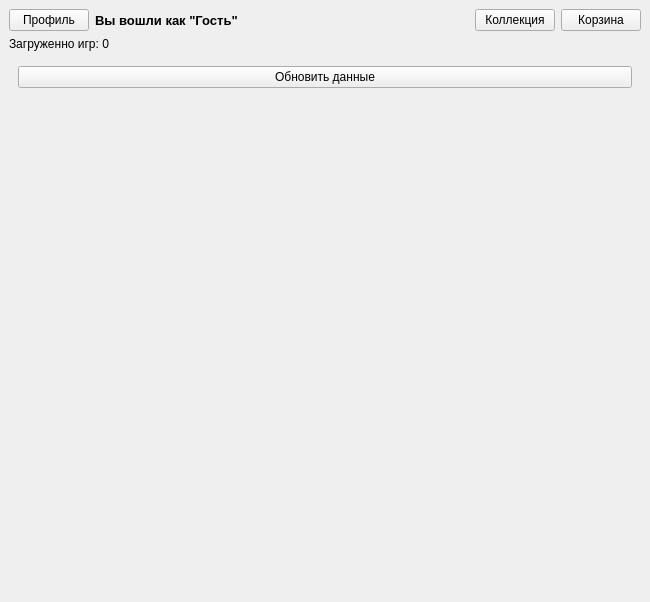
<?xml version="1.0" encoding="UTF-8"?>
<ui version="4.0">
 <class>StoreWindow</class>
 <widget class="QMainWindow" name="StoreWindow">
  <property name="geometry">
   <rect>
    <x>0</x>
    <y>0</y>
    <width>650</width>
    <height>602</height>
   </rect>
  </property>
  <property name="minimumSize">
   <size>
    <width>600</width>
    <height>0</height>
   </size>
  </property>
  <property name="windowTitle">
   <string>SuperGames игры</string>
  </property>
  <widget class="QWidget" name="centralwidget">
   <layout class="QVBoxLayout" name="verticalLayout">
    <item>
     <layout class="QHBoxLayout" name="headerLayout">
      <item>
       <widget class="QPushButton" name="profileButton">
        <property name="text">
         <string>Профиль</string>
        </property>
       </widget>
      </item>
      <item>
       <widget class="QLabel" name="profileLabel">
        <property name="font">
         <font>
          <pointsize>10</pointsize>
          <italic>false</italic>
          <bold>true</bold>
         </font>
        </property>
        <property name="text">
         <string>Вы вошли как &quot;Гость&quot;</string>
        </property>
       </widget>
      </item>
      <item>
       <spacer name="horizontalSpacer">
        <property name="orientation">
         <enum>Qt::Horizontal</enum>
        </property>
        <property name="sizeHint" stdset="0">
         <size>
          <width>40</width>
          <height>20</height>
         </size>
        </property>
       </spacer>
      </item>
      <item>
       <widget class="QPushButton" name="collectionButton">
        <property name="text">
         <string>Коллекция</string>
        </property>
       </widget>
      </item>
      <item>
       <widget class="QPushButton" name="cartButton">
        <property name="text">
         <string>Корзина</string>
        </property>
       </widget>
      </item>
     </layout>
    </item>
    <item>
     <widget class="QLabel" name="totalCountLabel">
      <property name="text">
       <string>Загруженно игр: 0</string>
      </property>
     </widget>
    </item>
    <item>
     <widget class="QScrollArea" name="scrollArea">
      <property name="frameShape">
       <enum>QFrame::NoFrame</enum>
      </property>
      <property name="frameShadow">
       <enum>QFrame::Plain</enum>
      </property>
      <property name="widgetResizable">
       <bool>true</bool>
      </property>
      <property name="alignment">
       <set>Qt::AlignHCenter|Qt::AlignTop</set>
      </property>
      <widget class="QWidget" name="scrollAreaWidgetContents">
       <property name="geometry">
        <rect>
         <x>0</x>
         <y>0</y>
         <width>632</width>
         <height>528</height>
        </rect>
       </property>
       <layout class="QVBoxLayout" name="scrollVerticalLayout">
        <item>
         <widget class="QPushButton" name="updateButton">
          <property name="minimumSize">
           <size>
            <width>300</width>
            <height>0</height>
           </size>
          </property>
          <property name="text">
           <string>Обновить данные</string>
          </property>
          <property name="icon">
           <iconset theme="sync-synchronizing">
            <normaloff>.</normaloff>.</iconset>
          </property>
         </widget>
        </item>
        <item>
         <spacer name="verticalSpacer">
          <property name="orientation">
           <enum>Qt::Vertical</enum>
          </property>
          <property name="sizeHint" stdset="0">
           <size>
            <width>20</width>
            <height>40</height>
           </size>
          </property>
         </spacer>
        </item>
       </layout>
      </widget>
     </widget>
    </item>
   </layout>
  </widget>
 </widget>
 <resources/>
 <connections/>
</ui>
